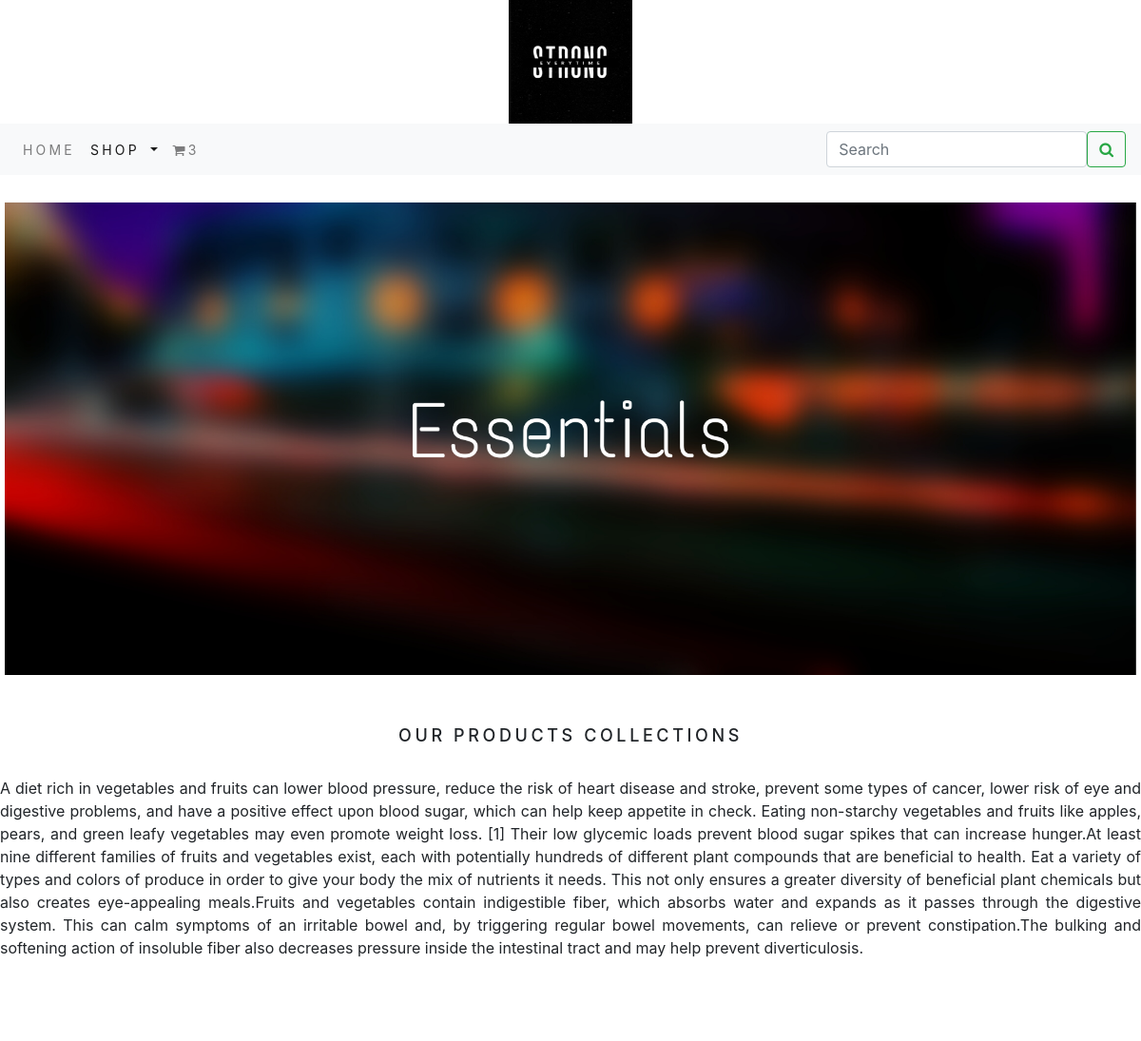
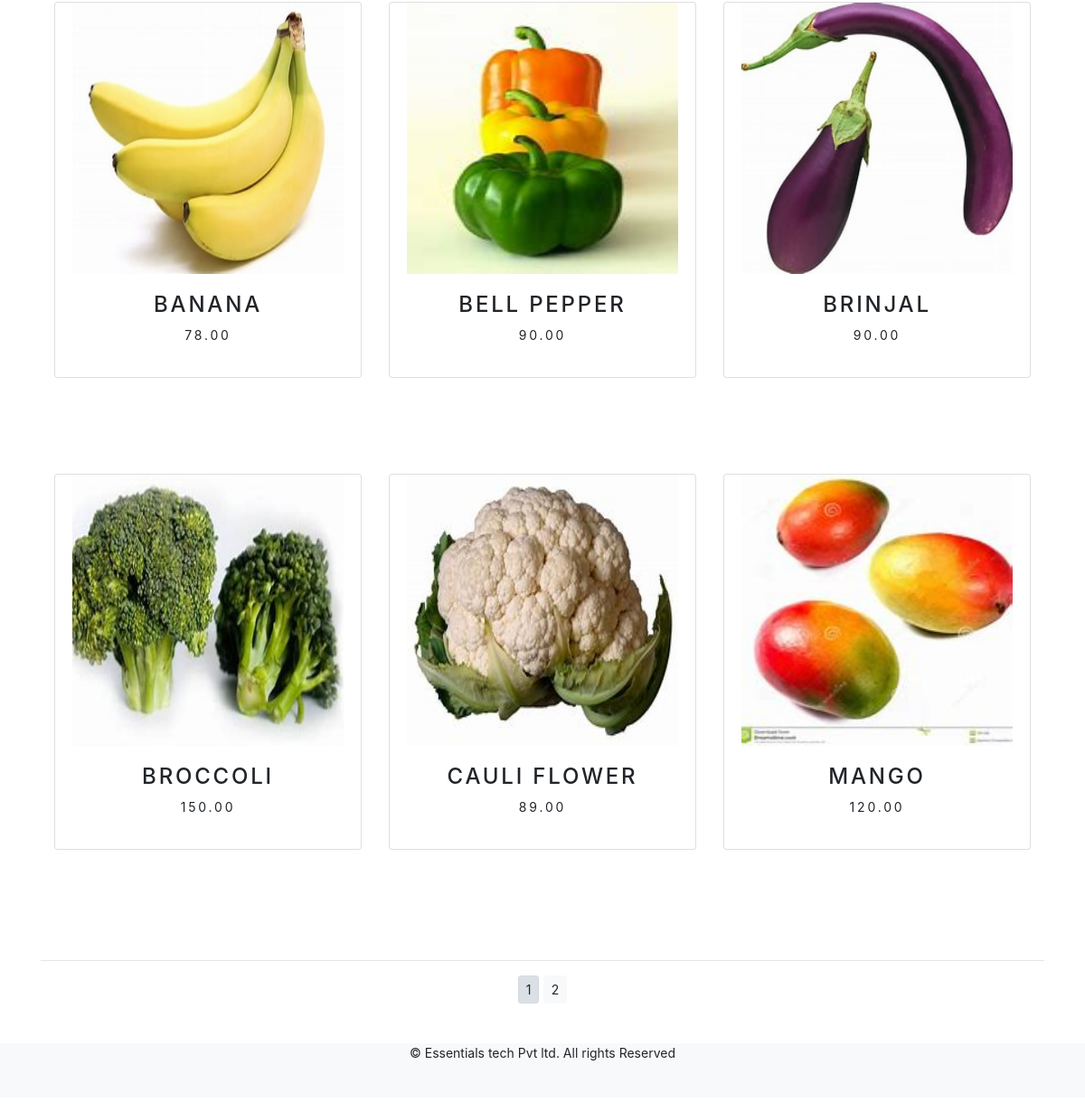
The app's page /shop/ with its own data (2 pictures, top to bottom).
### shop/models.py (models this page shows, shortened)
class Product(models.Model):
    name = models.CharField(max_length=250,unique=True)
    slug = models.SlugField(max_length=250,unique=True)
    desc = models.TextField(blank=True)
    price = models.DecimalField(max_digits=10,decimal_places=2)
    category = models.ForeignKey('Category',on_delete=models.CASCADE)
    img = models.ImageField(upload_to='product',blank=True)
    stock = models.IntegerField()
    available = models.BooleanField(default=True)
    created = models.DateTimeField(auto_now_add=True)
    updated = models.DateTimeField(auto_now=True)
    def get_url(self):
        return reverse('shop:prodcatdetail',args=[self.category.slug,self.slug])
    class Meta:
        ordering = ('name',)
        verbose_name = 'product'
        verbose_name_plural = 'products'

### shop/views.py (the view)
# urls.py: path('',views.allProdCat,name="allProdCat"),
def allProdCat(request,c_slug=None):
    c_page = None
    products_list = None
    if c_slug != None:
        c_page = get_object_or_404(Category,slug=c_slug)
        products_list = Product.objects.all().filter(category=c_page,available=True)
    else:
        products_list = Product.objects.all().filter(available=True)
    paginator = Paginator(products_list,6)
    try:
        page = int(request.GET.get('page','1'))
    except:
        page = 1
    try:
        products = paginator.page(page)
    except (EmptyPage,InvalidPage):
        products = paginator.page(paginator.num_pages)
    return render(request,'category.html',{'category':c_page,'products':products})

### cart_app/context_processors.py (called while the page is built)
def counter(request):
    item_count = 0
    if 'admin' in request.path:
        return {}
    else:
        try:
            cart = Cart.objects.filter(cart_id=_cart_id(request))
            cart_items = CartItem.objects.all().filter(cart=cart[:1])
            for cart_item in cart_items:
                item_count += cart_item.quantity
        except Cart.DoesNotExist:
            item_count = 0
    return dict(item_count=item_count)

### cart_app/views.py (called while the page is built)
def _cart_id(request):
    cart = request.session.session_key
    if not cart:
        request.session.create()
        cart = request.session.session_key
        return cart

### shop/context_processors.py (called while the page is built)
def menu_links(request):
    links = Category.objects.all()
    return dict(links=links)

### shop/models.py (called while the page is built)
    def get_url(self):
        return reverse('shop:products_by_category', args=[self.slug])

### templates/category.html (shortened to what this page needs)
{% extends 'base.html' %}
{% load static %}
{% block content %}
<div class="mx-auto">
     {% if category %}
    <center> <img class="my_image" src="{{category.img.url}}" alt="{{category.name}}" style="width:590px;height:490px;"></center>
</div>
<br>
<div>
     <h1 class="text-center my_title">{{category.name}}</h1>
     <p class="text-justify">{{category.desc}}</p>
</div>
{% else %}
<div>
     <img class="my_image my_image_padding"  src="{% static 'img/banner.png' %}" alt="Our Products" width="590px" height="1900px">
</div>
<br><br>
<div>
     <h1 class="text-center my_title">Our Products Collections</h1><br>
     <p class="text-justify">
A diet rich in vegetables and fruits can lower blood pressure, reduce the risk of heart disease and stroke, prevent some types of cancer, lower risk of eye and digestive problems, and have a positive effect upon blood sugar, which can help keep appetite in check. Eating non-starchy vegetables and fruits like apples, pears, and green leafy vegetables may even promote weight loss. [1] Their low glycemic loads prevent blood sugar spikes that can increase hunger.At least nine different families of fruits and vegetables exist, each with potentially hundreds of different plant compounds that are beneficial to health. Eat a variety of types and colors of produce in order to give your body the mix of nutrients it needs. This not only ensures a greater diversity of beneficial plant chemicals but also creates eye-appealing meals.Fruits and vegetables contain indigestible fiber, which absorbs water and expands as it passes through the digestive system. This can calm symptoms of an irritable bowel and, by triggering regular bowel movements, can relieve or prevent constipation.The bulking and softening action of insoluble fiber also decreases pressure inside the intestinal tract and may help prevent diverticulosis.</p>
</div>
<br><br><br>
     {% endif %}
<div class="container">
     <div class="row mx-auto">
          {% for product in products.object_list %}
          <div class="my_bottom_margin col-9 col-sm-12 col-md-4 col-lg-4">
               <div class="card text-center" style="min_width:18rem;">
                   <a href="{{product.get_url}}"><img class="card-img-top my_image" src="{{product.img.url}}" alt="{{product.name}}" style="width:300px;height:300px"></a>
                   <div class="card-body">
                     <h4>{{product.name}}</h4>
                     <p>{{product.price}}</p>
                   </div>
               </div>
               <br><br><br><br>
          </div>
          {% endfor %}
     </div>
     <div class="mx-auto">
          {% if products.paginator.num_pages > 1 %}
          <hr>
          <div class="text-center">
               {% for pg in products.paginator.page_range %}
                  <a href="?page={{pg}}" class="btn btn-light btn-sm {% if products.number == pg %} active {% endif %}">{{pg}}</a>
               {% endfor %}
          </div>
          {% endif %}
     </div>
     <br>
</div>
{% endblock %}

### templates/base.html (shortened to what this page needs)
{% load static %}
<!DOCTYPE html>
<html lang="en">
<head>
    <link rel="stylesheet" href="{% static 'css/custom.css' %}">
    <link rel="stylesheet" href="{% static 'css/bootstrap.min.css' %}">
    <link rel="stylesheet" href="{% static 'js/a076d05399.js' %}">
    <link rel="stylesheet" href="https://maxcdn.bootstrapcdn.com/font-awesome/4.7.0/css/font-awesome.min.css">
    <link rel="stylesheet" href="https://cdn.jsdelivr.net/npm/@fortawesome/fontawesome-free@5.15.4/css/fontawesome.min.css">
</head>
<body>
<div>
     {% include 'header.html' %}
     {% include 'navbar.html' %}
    <br>
     {% block content %}
     {% endblock %}
</div>
{% include 'footer.html' %}
</body>
</html>

### templates/header.html
{% load static %}
<header>
    <center>
        <a href="{% url 'shop:allProdCat' %}"> <img src="{% static 'img/logo.png' %}" alt="logoimage" width="130px" height="130px"></a>
    </center>
</header>

### templates/navbar.html (shortened to what this page needs)
<nav class="navbar navbar-expand-lg navbar-light bg-light">
  <div class="collapse navbar-collapse" id="navbarSupportedContent">
    <ul class="navbar-nav mr-auto">
      <li class="nav-item">
        <a class="nav-link" href="{% url 'shop:allProdCat' %}">Home</a>
      </li>
      <li class="nav-item dropdown {% if 'shop' in request.path %} active {% endif %}">
        <a class="nav-link dropdown-toggle" href="#" id="navbarDropdown" role="button" data-toggle="dropdown" aria-haspopup="true" aria-expanded="false">
          Shop
        </a>
      </li>
      {% if item_count > 0 %}
      <li class="nav-item">
        <a class="nav-link" href="{% url 'cart_app:cart_detail' %}"><i class='fa fa-shopping-cart'></i>{{item_count}}</a>
      </li>
      {% endif %}
    </ul>
    <form class="d-flex" action="{% url 'search_app:SearchResult' %}" method="get">
      <input class="form-control me-2" type="search" placeholder="Search" name="q"  aria-label="Search">
      <button class="btn btn-outline-success my-2 my-sm-0" type="submit"><i class="fa fa-search"></i></button>
    </form>
  </div>
</nav>

### templates/footer.html
<div class="footer navbar-fixed-bottom my_footer">
  <p class="text-center">&copy; Essentials tech Pvt ltd. All rights Reserved</p>
</div>

### static/css/custom.css (style rules this page uses)
body { font-family: 'Roboto Condensed', sans-serif; }
.nav-item { letter-spacing:.2rem; font-size:14px; text-transform:uppercase; }
.my_footer { padding-top:20px; font-size:14px; }
.my_footer p { background-color:#f8f9fa; height:60px; }
.my_image { width:100%; height:auto; }
.my_title { font-size:18px; text-transform:uppercase; letter-spacing:.2em; }
.my_image_padding { padding:5px; }
.my_bottom_margin { margin-bottom:10px; }
.card-body { font-size:14px; text-transform:uppercase; letter-spacing:.2em; }

### records on screen
Product: img (picture), name "BANANA", price "78.00"
Product: img (picture), name "BELL PEPPER", price "90.00"
Product: img (picture), name "BRINJAL", price "90.00"
Product: img (picture), name "BROCCOLI", price "150.00"
Product: img (picture), name "CAULI FLOWER", price "89.00"
Product: img (picture), name "MANGO", price "120.00"

### other values on screen
{{ item_count }} "3"
{{ pg }} "1" "2"
